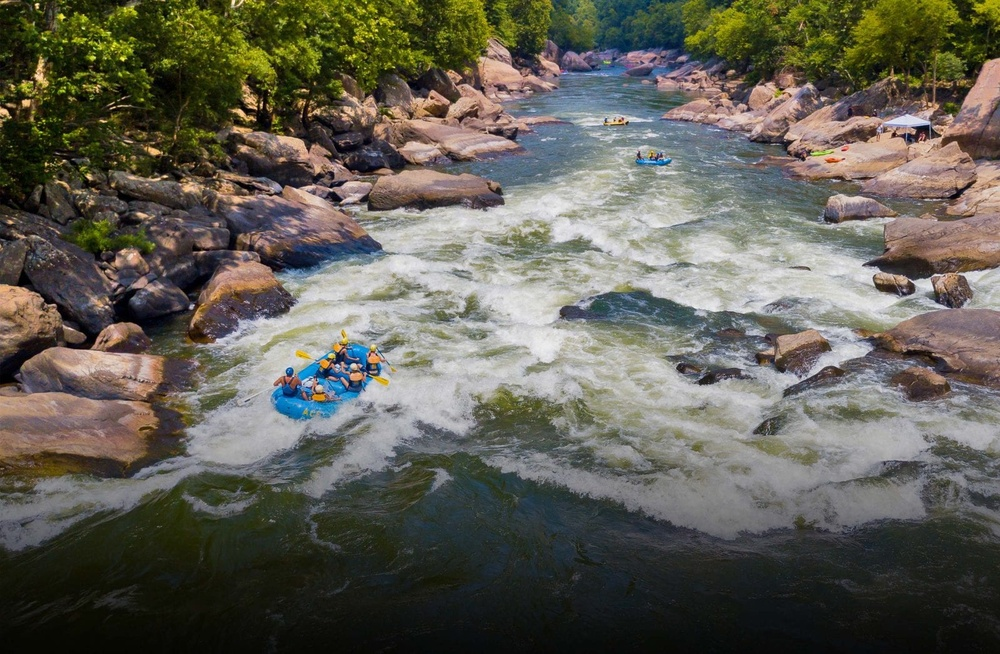
#> input picture test_images/01_dark_test.jpg, 1000 x 654 px, shrunk from 1600 x 1046 before the run
$ python histogram.py
#> lines starting #> are read from the running program, lines starting #| are printed output that depends on the picture
import numpy as np
from PIL import Image
import matplotlib.pyplot as plt
from skimage.color import rgb2hsv
import os

# List of image paths
image_paths = [
    '../test_images/01_dark_test.jpg',
    '../test_images/02_bright_color.jpg',
    '../test_images/03_bright_difference.jpg',
    '../test_images/04_bright_brightest.jpg',
    '../test_images/05_bright_physics.jpg',
    '../test_images/06_bright_foam.jpg',
    '../test_images/07_bright_obstacles.jpg',
    '../test_images/08_dark_test2.jpg',
    '../test_images/09_dark_obstacles.jpg',
    '../test_images/11_bright_sky.jpg',
]

def plot_v_channel_histogram(image_path):
    # Load and preprocess image
#> called with image_path = '../test_images/01_dark_test.jpg'
    image = Image.open(image_path).convert("RGB")
#> image is the input picture: PIL image 1000x654 RGB; mean R, G, B 97.4, 95.2, 85.1
    image_np = np.array(image)
    hsv = rgb2hsv(image_np)
#> hsv: shape (654, 1000, 3) float64; mean of channels 0, 1, 2 0.331, 0.29, 0.404
    val = hsv[:, :, 2].flatten()

    # Calculate mean brightness
    mean_val = np.mean(val)
#> mean_val = 0.404

    # Plot histogram
    hist, bins = np.histogram(val, bins=256, range=(0, 1), density=True)
#> hist = 256 values, max 2.01 at index 11, min 0.00391 at index 254, mean 1; bins = 257 values from 0 to 1
    fig, ax = plt.subplots(figsize=(8, 4), dpi=150)
    ax.bar(bins[:-1], hist, width=0.004, align='edge', color='skyblue')
    ax.axvline(mean_val, color='purple', linestyle='--', linewidth=2, label=f'Mean = {mean_val:.3f}')
    ax.set_title(f"Brightness Histogram: {os.path.basename(image_path)}")
    ax.set_xlabel("Brightness (V channel)")
    ax.set_ylabel("Density")
    ax.legend()
    ax.grid(False)
    plt.tight_layout()
    plt.show()
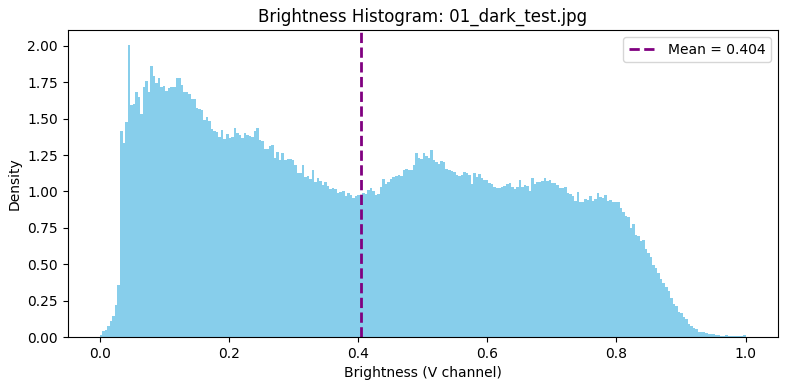
#> figure drawn by matplotlib, 1 panel; tallest bar 2.01 high, from x = 0.043 to 0.047

    return mean_val

# Loop through all images and plot histograms
for path in image_paths:
    plot_v_channel_histogram(path)
#> pass 2 of the loop `for path in image_paths:`:
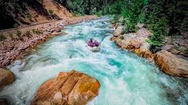
#> input picture test_images/02_bright_color.jpg, 188 x 105 px, shrunk from 301 x 168 before the run
#> in plot_v_channel_histogram, image is the input picture: PIL image 188x105 RGB; mean R, G, B 118.6, 124.5, 114.3
#> hsv: shape (105, 188, 3) float64; mean of channels 0, 1, 2 0.327, 0.316, 0.539
#> val = 19740 values, max 1 at index 7998, min 0 at index 222, mean 0.539
#> mean_val = 0.539
#> hist = 256 values, max 2.27 at index 212, min 0 at index 252, mean 1
#> in plot_v_channel_histogram (call 2), `plt.show()`:
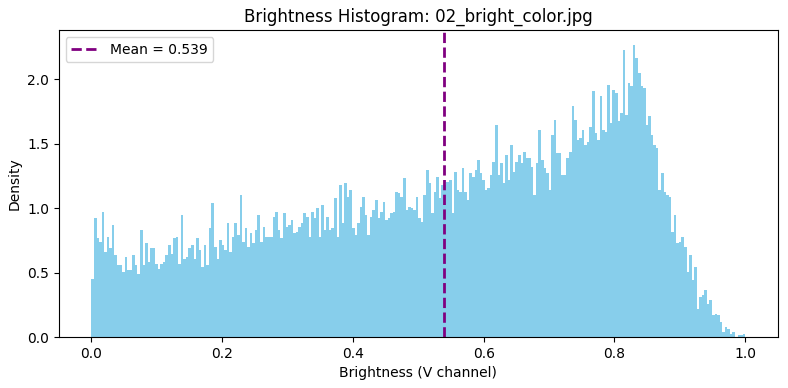
#> figure drawn by matplotlib, 1 panel; tallest bar 2.27 high, from x = 0.828 to 0.832
#> pass 3 of the loop `for path in image_paths:`:
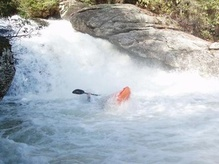
#> input picture test_images/03_bright_difference.jpg, 219 x 164 px, shrunk from 350 x 262 before the run
#> in plot_v_channel_histogram, image is the input picture: PIL image 219x164 RGB; mean R, G, B 171.7, 179.1, 184.2
#> hsv: shape (164, 219, 3) float64; mean of channels 0, 1, 2 0.458, 0.159, 0.75
#> mean_val = 0.75
#> hist = 256 values, max 4.01 at index 254, min 0 at index 0, mean 1
#> in plot_v_channel_histogram (call 3), `plt.show()`:
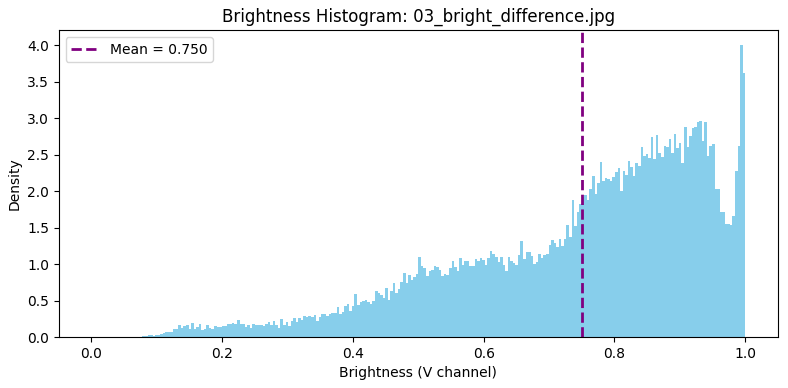
#> figure drawn by matplotlib, 1 panel; tallest bar 4.01 high, from x = 0.992 to 0.996
#> (the run stopped early here; a loop or call above may not have finished)
